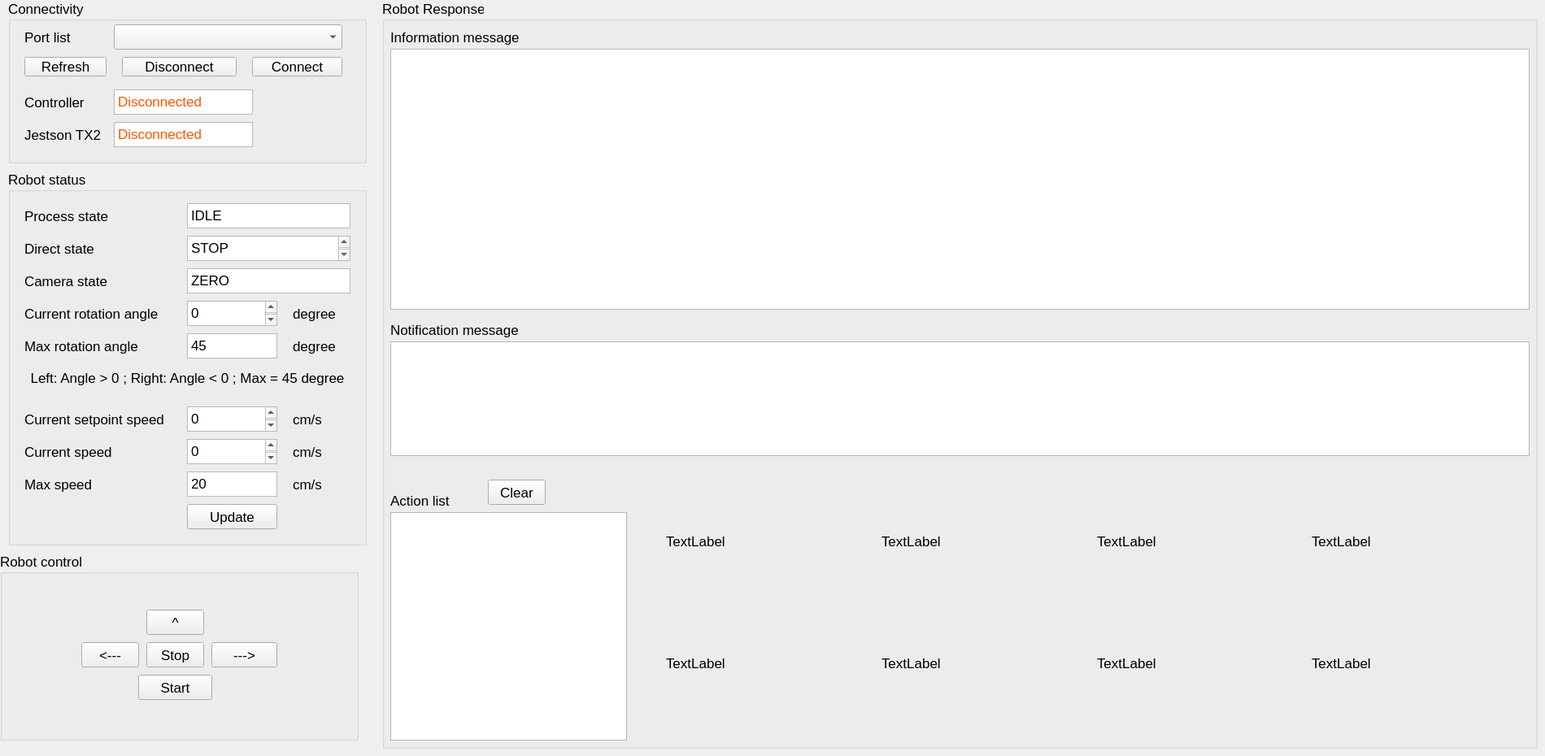
    <widget class="QWidget" name="tab_user">
     <property name="enabled">
      <bool>true</bool>
     </property>
     <attribute name="title">
      <string>User Tab</string>
     </attribute>
     <widget class="QGroupBox" name="group_connectivity">
      <property name="geometry">
       <rect>
        <x>10</x>
        <y>0</y>
        <width>441</width>
        <height>201</height>
       </rect>
      </property>
      <property name="font">
       <font>
        <pointsize>13</pointsize>
       </font>
      </property>
      <property name="title">
       <string>Connectivity</string>
      </property>
      <widget class="QComboBox" name="combobox_port_list">
       <property name="geometry">
        <rect>
         <x>130</x>
         <y>30</y>
         <width>281</width>
         <height>31</height>
        </rect>
       </property>
      </widget>
      <widget class="QPushButton" name="btn_port_refresh">
       <property name="geometry">
        <rect>
         <x>20</x>
         <y>70</y>
         <width>101</width>
         <height>24</height>
        </rect>
       </property>
       <property name="text">
        <string>Refresh</string>
       </property>
      </widget>
      <widget class="QTextBrowser" name="outmsg_controller_connection_status">
       <property name="geometry">
        <rect>
         <x>130</x>
         <y>110</y>
         <width>171</width>
         <height>31</height>
        </rect>
       </property>
       <property name="html">
        <string>&lt;!DOCTYPE HTML PUBLIC &quot;-//W3C//DTD HTML 4.0//EN&quot; &quot;http://www.w3.org/TR/REC-html40/strict.dtd&quot;&gt;
&lt;html&gt;&lt;head&gt;&lt;meta name=&quot;qrichtext&quot; content=&quot;1&quot; /&gt;&lt;meta charset=&quot;utf-8&quot; /&gt;&lt;style type=&quot;text/css&quot;&gt;
p, li { white-space: pre-wrap; }
hr { height: 1px; border-width: 0; }
li.unchecked::marker { content: &quot;\2610&quot;; }
li.checked::marker { content: &quot;\2612&quot;; }
&lt;/style&gt;&lt;/head&gt;&lt;body style=&quot; font-family:'Segoe UI'; font-size:13pt; font-weight:400; font-style:normal;&quot;&gt;
&lt;p style=&quot; margin-top:0px; margin-bottom:0px; margin-left:0px; margin-right:0px; -qt-block-indent:0; text-indent:0px;&quot;&gt;&lt;span style=&quot; color:#ff5500;&quot;&gt;Disconnected&lt;/span&gt;&lt;/p&gt;&lt;/body&gt;&lt;/html&gt;</string>
       </property>
      </widget>
      <widget class="QTextBrowser" name="outmsg_jetson_tx2_connection_status">
       <property name="geometry">
        <rect>
         <x>130</x>
         <y>150</y>
         <width>171</width>
         <height>31</height>
        </rect>
       </property>
       <property name="html">
        <string>&lt;!DOCTYPE HTML PUBLIC &quot;-//W3C//DTD HTML 4.0//EN&quot; &quot;http://www.w3.org/TR/REC-html40/strict.dtd&quot;&gt;
&lt;html&gt;&lt;head&gt;&lt;meta name=&quot;qrichtext&quot; content=&quot;1&quot; /&gt;&lt;meta charset=&quot;utf-8&quot; /&gt;&lt;style type=&quot;text/css&quot;&gt;
p, li { white-space: pre-wrap; }
hr { height: 1px; border-width: 0; }
li.unchecked::marker { content: &quot;\2610&quot;; }
li.checked::marker { content: &quot;\2612&quot;; }
&lt;/style&gt;&lt;/head&gt;&lt;body style=&quot; font-family:'Segoe UI'; font-size:13pt; font-weight:400; font-style:normal;&quot;&gt;
&lt;p style=&quot; margin-top:0px; margin-bottom:0px; margin-left:0px; margin-right:0px; -qt-block-indent:0; text-indent:0px;&quot;&gt;&lt;span style=&quot; color:#ff5500;&quot;&gt;Disconnected&lt;/span&gt;&lt;/p&gt;&lt;/body&gt;&lt;/html&gt;</string>
       </property>
      </widget>
      <widget class="QLabel" name="label_controller">
       <property name="geometry">
        <rect>
         <x>20</x>
         <y>110</y>
         <width>101</width>
         <height>31</height>
        </rect>
       </property>
       <property name="font">
        <font>
         <pointsize>13</pointsize>
        </font>
       </property>
       <property name="text">
        <string>Controller</string>
       </property>
      </widget>
      <widget class="QLabel" name="label_jetson_tx2">
       <property name="geometry">
        <rect>
         <x>20</x>
         <y>150</y>
         <width>101</width>
         <height>31</height>
        </rect>
       </property>
       <property name="font">
        <font>
         <pointsize>13</pointsize>
        </font>
       </property>
       <property name="text">
        <string>Jestson TX2</string>
       </property>
      </widget>
      <widget class="QPushButton" name="btn_port_connect">
       <property name="geometry">
        <rect>
         <x>300</x>
         <y>70</y>
         <width>111</width>
         <height>24</height>
        </rect>
       </property>
       <property name="text">
        <string>Connect</string>
       </property>
      </widget>
      <widget class="QLabel" name="label_port_list">
       <property name="geometry">
        <rect>
         <x>20</x>
         <y>30</y>
         <width>101</width>
         <height>31</height>
        </rect>
       </property>
       <property name="font">
        <font>
         <pointsize>13</pointsize>
        </font>
       </property>
       <property name="text">
        <string>Port list</string>
       </property>
      </widget>
      <widget class="QPushButton" name="btn_port_disconnect">
       <property name="geometry">
        <rect>
         <x>140</x>
         <y>70</y>
         <width>141</width>
         <height>24</height>
        </rect>
       </property>
       <property name="text">
        <string>Disconnect</string>
       </property>
      </widget>
     </widget>
     <widget class="QGroupBox" name="group_robot_status">
      <property name="geometry">
       <rect>
        <x>10</x>
        <y>210</y>
        <width>441</width>
        <height>461</height>
       </rect>
      </property>
      <property name="font">
       <font>
        <pointsize>13</pointsize>
       </font>
      </property>
      <property name="title">
       <string>Robot status</string>
      </property>
      <widget class="QTextEdit" name="inmsg_robot_max_speed">
       <property name="geometry">
        <rect>
         <x>220</x>
         <y>370</y>
         <width>111</width>
         <height>31</height>
        </rect>
       </property>
       <property name="html">
        <string>&lt;!DOCTYPE HTML PUBLIC &quot;-//W3C//DTD HTML 4.0//EN&quot; &quot;http://www.w3.org/TR/REC-html40/strict.dtd&quot;&gt;
&lt;html&gt;&lt;head&gt;&lt;meta name=&quot;qrichtext&quot; content=&quot;1&quot; /&gt;&lt;meta charset=&quot;utf-8&quot; /&gt;&lt;style type=&quot;text/css&quot;&gt;
p, li { white-space: pre-wrap; }
hr { height: 1px; border-width: 0; }
li.unchecked::marker { content: &quot;\2610&quot;; }
li.checked::marker { content: &quot;\2612&quot;; }
&lt;/style&gt;&lt;/head&gt;&lt;body style=&quot; font-family:'Segoe UI'; font-size:13pt; font-weight:400; font-style:normal;&quot;&gt;
&lt;p style=&quot; margin-top:0px; margin-bottom:0px; margin-left:0px; margin-right:0px; -qt-block-indent:0; text-indent:0px;&quot;&gt;20&lt;/p&gt;&lt;/body&gt;&lt;/html&gt;</string>
       </property>
      </widget>
      <widget class="QTextBrowser" name="outmsg_robot_current_speed">
       <property name="geometry">
        <rect>
         <x>220</x>
         <y>330</y>
         <width>111</width>
         <height>31</height>
        </rect>
       </property>
       <property name="html">
        <string>&lt;!DOCTYPE HTML PUBLIC &quot;-//W3C//DTD HTML 4.0//EN&quot; &quot;http://www.w3.org/TR/REC-html40/strict.dtd&quot;&gt;
&lt;html&gt;&lt;head&gt;&lt;meta name=&quot;qrichtext&quot; content=&quot;1&quot; /&gt;&lt;meta charset=&quot;utf-8&quot; /&gt;&lt;style type=&quot;text/css&quot;&gt;
p, li { white-space: pre-wrap; }
hr { height: 1px; border-width: 0; }
li.unchecked::marker { content: &quot;\2610&quot;; }
li.checked::marker { content: &quot;\2612&quot;; }
&lt;/style&gt;&lt;/head&gt;&lt;body style=&quot; font-family:'Segoe UI'; font-size:13pt; font-weight:400; font-style:normal;&quot;&gt;
&lt;p style=&quot; margin-top:0px; margin-bottom:0px; margin-left:0px; margin-right:0px; -qt-block-indent:0; text-indent:0px;&quot;&gt;0&lt;/p&gt;
&lt;p style=&quot;-qt-paragraph-type:empty; margin-top:0px; margin-bottom:0px; margin-left:0px; margin-right:0px; -qt-block-indent:0; text-indent:0px;&quot;&gt;&lt;br /&gt;&lt;/p&gt;&lt;/body&gt;&lt;/html&gt;</string>
       </property>
      </widget>
      <widget class="QLabel" name="label_current_speed">
       <property name="geometry">
        <rect>
         <x>20</x>
         <y>330</y>
         <width>121</width>
         <height>31</height>
        </rect>
       </property>
       <property name="font">
        <font>
         <pointsize>13</pointsize>
        </font>
       </property>
       <property name="text">
        <string>Current speed</string>
       </property>
      </widget>
      <widget class="QLabel" name="label_max_speed">
       <property name="geometry">
        <rect>
         <x>20</x>
         <y>370</y>
         <width>121</width>
         <height>31</height>
        </rect>
       </property>
       <property name="font">
        <font>
         <pointsize>13</pointsize>
        </font>
       </property>
       <property name="text">
        <string>Max speed</string>
       </property>
      </widget>
      <widget class="QLabel" name="label_unit">
       <property name="geometry">
        <rect>
         <x>350</x>
         <y>290</y>
         <width>61</width>
         <height>31</height>
        </rect>
       </property>
       <property name="font">
        <font>
         <pointsize>13</pointsize>
        </font>
       </property>
       <property name="text">
        <string>cm/s</string>
       </property>
      </widget>
      <widget class="QPushButton" name="btn_robot_status_update">
       <property name="geometry">
        <rect>
         <x>220</x>
         <y>410</y>
         <width>111</width>
         <height>31</height>
        </rect>
       </property>
       <property name="text">
        <string>Update</string>
       </property>
      </widget>
      <widget class="QTextBrowser" name="outmsg_robot_process_state">
       <property name="geometry">
        <rect>
         <x>220</x>
         <y>40</y>
         <width>201</width>
         <height>31</height>
        </rect>
       </property>
       <property name="html">
        <string>&lt;!DOCTYPE HTML PUBLIC &quot;-//W3C//DTD HTML 4.0//EN&quot; &quot;http://www.w3.org/TR/REC-html40/strict.dtd&quot;&gt;
&lt;html&gt;&lt;head&gt;&lt;meta name=&quot;qrichtext&quot; content=&quot;1&quot; /&gt;&lt;meta charset=&quot;utf-8&quot; /&gt;&lt;style type=&quot;text/css&quot;&gt;
p, li { white-space: pre-wrap; }
hr { height: 1px; border-width: 0; }
li.unchecked::marker { content: &quot;\2610&quot;; }
li.checked::marker { content: &quot;\2612&quot;; }
&lt;/style&gt;&lt;/head&gt;&lt;body style=&quot; font-family:'Segoe UI'; font-size:13pt; font-weight:400; font-style:normal;&quot;&gt;
&lt;p style=&quot; margin-top:0px; margin-bottom:0px; margin-left:0px; margin-right:0px; -qt-block-indent:0; text-indent:0px;&quot;&gt;IDLE&lt;/p&gt;&lt;/body&gt;&lt;/html&gt;</string>
       </property>
      </widget>
      <widget class="QLabel" name="label_robot_process_state">
       <property name="geometry">
        <rect>
         <x>20</x>
         <y>40</y>
         <width>121</width>
         <height>31</height>
        </rect>
       </property>
       <property name="font">
        <font>
         <pointsize>13</pointsize>
        </font>
       </property>
       <property name="text">
        <string>Process state</string>
       </property>
      </widget>
      <widget class="QTextBrowser" name="outmsg_robot_current_setpoint_speed">
       <property name="geometry">
        <rect>
         <x>220</x>
         <y>290</y>
         <width>111</width>
         <height>31</height>
        </rect>
       </property>
       <property name="html">
        <string>&lt;!DOCTYPE HTML PUBLIC &quot;-//W3C//DTD HTML 4.0//EN&quot; &quot;http://www.w3.org/TR/REC-html40/strict.dtd&quot;&gt;
&lt;html&gt;&lt;head&gt;&lt;meta name=&quot;qrichtext&quot; content=&quot;1&quot; /&gt;&lt;meta charset=&quot;utf-8&quot; /&gt;&lt;style type=&quot;text/css&quot;&gt;
p, li { white-space: pre-wrap; }
hr { height: 1px; border-width: 0; }
li.unchecked::marker { content: &quot;\2610&quot;; }
li.checked::marker { content: &quot;\2612&quot;; }
&lt;/style&gt;&lt;/head&gt;&lt;body style=&quot; font-family:'Segoe UI'; font-size:13pt; font-weight:400; font-style:normal;&quot;&gt;
&lt;p style=&quot; margin-top:0px; margin-bottom:0px; margin-left:0px; margin-right:0px; -qt-block-indent:0; text-indent:0px;&quot;&gt;0&lt;/p&gt;
&lt;p style=&quot;-qt-paragraph-type:empty; margin-top:0px; margin-bottom:0px; margin-left:0px; margin-right:0px; -qt-block-indent:0; text-indent:0px;&quot;&gt;&lt;br /&gt;&lt;/p&gt;&lt;/body&gt;&lt;/html&gt;</string>
       </property>
      </widget>
      <widget class="QLabel" name="label_current_setpoint_speed">
       <property name="geometry">
        <rect>
         <x>20</x>
         <y>290</y>
         <width>191</width>
         <height>31</height>
        </rect>
       </property>
       <property name="font">
        <font>
         <pointsize>13</pointsize>
        </font>
       </property>
       <property name="text">
        <string>Current setpoint speed</string>
       </property>
      </widget>
      <widget class="QLabel" name="label_unit_2">
       <property name="geometry">
        <rect>
         <x>350</x>
         <y>330</y>
         <width>61</width>
         <height>31</height>
        </rect>
       </property>
       <property name="font">
        <font>
         <pointsize>13</pointsize>
        </font>
       </property>
       <property name="text">
        <string>cm/s</string>
       </property>
      </widget>
      <widget class="QTextBrowser" name="outmsg_robot_curren_rotation_angle">
       <property name="geometry">
        <rect>
         <x>220</x>
         <y>160</y>
         <width>111</width>
         <height>31</height>
        </rect>
       </property>
       <property name="html">
        <string>&lt;!DOCTYPE HTML PUBLIC &quot;-//W3C//DTD HTML 4.0//EN&quot; &quot;http://www.w3.org/TR/REC-html40/strict.dtd&quot;&gt;
&lt;html&gt;&lt;head&gt;&lt;meta name=&quot;qrichtext&quot; content=&quot;1&quot; /&gt;&lt;meta charset=&quot;utf-8&quot; /&gt;&lt;style type=&quot;text/css&quot;&gt;
p, li { white-space: pre-wrap; }
hr { height: 1px; border-width: 0; }
li.unchecked::marker { content: &quot;\2610&quot;; }
li.checked::marker { content: &quot;\2612&quot;; }
&lt;/style&gt;&lt;/head&gt;&lt;body style=&quot; font-family:'Segoe UI'; font-size:13pt; font-weight:400; font-style:normal;&quot;&gt;
&lt;p style=&quot; margin-top:0px; margin-bottom:0px; margin-left:0px; margin-right:0px; -qt-block-indent:0; text-indent:0px;&quot;&gt;0&lt;/p&gt;
&lt;p style=&quot;-qt-paragraph-type:empty; margin-top:0px; margin-bottom:0px; margin-left:0px; margin-right:0px; -qt-block-indent:0; text-indent:0px;&quot;&gt;&lt;br /&gt;&lt;/p&gt;&lt;/body&gt;&lt;/html&gt;</string>
       </property>
      </widget>
      <widget class="QLabel" name="label_robot_curren_rotation_angle">
       <property name="geometry">
        <rect>
         <x>20</x>
         <y>160</y>
         <width>181</width>
         <height>31</height>
        </rect>
       </property>
       <property name="font">
        <font>
         <pointsize>13</pointsize>
        </font>
       </property>
       <property name="text">
        <string>Current rotation angle</string>
       </property>
      </widget>
      <widget class="QLabel" name="label_unit_3">
       <property name="geometry">
        <rect>
         <x>350</x>
         <y>370</y>
         <width>61</width>
         <height>31</height>
        </rect>
       </property>
       <property name="font">
        <font>
         <pointsize>13</pointsize>
        </font>
       </property>
       <property name="text">
        <string>cm/s</string>
       </property>
      </widget>
      <widget class="QLabel" name="label_unit_4">
       <property name="geometry">
        <rect>
         <x>350</x>
         <y>160</y>
         <width>61</width>
         <height>31</height>
        </rect>
       </property>
       <property name="font">
        <font>
         <pointsize>13</pointsize>
        </font>
       </property>
       <property name="text">
        <string>degree</string>
       </property>
      </widget>
      <widget class="QLabel" name="label_robot_max_rotation_angle">
       <property name="geometry">
        <rect>
         <x>20</x>
         <y>200</y>
         <width>181</width>
         <height>31</height>
        </rect>
       </property>
       <property name="font">
        <font>
         <pointsize>13</pointsize>
        </font>
       </property>
       <property name="text">
        <string>Max rotation angle</string>
       </property>
      </widget>
      <widget class="QLabel" name="label_unit_5">
       <property name="geometry">
        <rect>
         <x>350</x>
         <y>200</y>
         <width>61</width>
         <height>31</height>
        </rect>
       </property>
       <property name="font">
        <font>
         <pointsize>13</pointsize>
        </font>
       </property>
       <property name="text">
        <string>degree</string>
       </property>
      </widget>
      <widget class="QTextEdit" name="inmsg_max_rotation_angle">
       <property name="geometry">
        <rect>
         <x>220</x>
         <y>200</y>
         <width>111</width>
         <height>31</height>
        </rect>
       </property>
       <property name="html">
        <string>&lt;!DOCTYPE HTML PUBLIC &quot;-//W3C//DTD HTML 4.0//EN&quot; &quot;http://www.w3.org/TR/REC-html40/strict.dtd&quot;&gt;
&lt;html&gt;&lt;head&gt;&lt;meta name=&quot;qrichtext&quot; content=&quot;1&quot; /&gt;&lt;meta charset=&quot;utf-8&quot; /&gt;&lt;style type=&quot;text/css&quot;&gt;
p, li { white-space: pre-wrap; }
hr { height: 1px; border-width: 0; }
li.unchecked::marker { content: &quot;\2610&quot;; }
li.checked::marker { content: &quot;\2612&quot;; }
&lt;/style&gt;&lt;/head&gt;&lt;body style=&quot; font-family:'Segoe UI'; font-size:13pt; font-weight:400; font-style:normal;&quot;&gt;
&lt;p style=&quot; margin-top:0px; margin-bottom:0px; margin-left:0px; margin-right:0px; -qt-block-indent:0; text-indent:0px;&quot;&gt;45&lt;/p&gt;&lt;/body&gt;&lt;/html&gt;</string>
       </property>
      </widget>
      <widget class="QLabel" name="label_robot_max_rotation_angle_2">
       <property name="geometry">
        <rect>
         <x>10</x>
         <y>240</y>
         <width>421</width>
         <height>31</height>
        </rect>
       </property>
       <property name="font">
        <font>
         <pointsize>13</pointsize>
        </font>
       </property>
       <property name="text">
        <string>Left: Angle  &gt; 0 ; Right: Angle &lt; 0 ; Max = 45 degree</string>
       </property>
       <property name="alignment">
        <set>Qt::AlignCenter</set>
       </property>
      </widget>
      <widget class="QTextBrowser" name="outmsg_robot_direct_state">
       <property name="geometry">
        <rect>
         <x>220</x>
         <y>80</y>
         <width>201</width>
         <height>31</height>
        </rect>
       </property>
       <property name="html">
        <string>&lt;!DOCTYPE HTML PUBLIC &quot;-//W3C//DTD HTML 4.0//EN&quot; &quot;http://www.w3.org/TR/REC-html40/strict.dtd&quot;&gt;
&lt;html&gt;&lt;head&gt;&lt;meta name=&quot;qrichtext&quot; content=&quot;1&quot; /&gt;&lt;meta charset=&quot;utf-8&quot; /&gt;&lt;style type=&quot;text/css&quot;&gt;
p, li { white-space: pre-wrap; }
hr { height: 1px; border-width: 0; }
li.unchecked::marker { content: &quot;\2610&quot;; }
li.checked::marker { content: &quot;\2612&quot;; }
&lt;/style&gt;&lt;/head&gt;&lt;body style=&quot; font-family:'Segoe UI'; font-size:13pt; font-weight:400; font-style:normal;&quot;&gt;
&lt;p style=&quot; margin-top:0px; margin-bottom:0px; margin-left:0px; margin-right:0px; -qt-block-indent:0; text-indent:0px;&quot;&gt;STOP&lt;/p&gt;
&lt;p style=&quot;-qt-paragraph-type:empty; margin-top:0px; margin-bottom:0px; margin-left:0px; margin-right:0px; -qt-block-indent:0; text-indent:0px;&quot;&gt;&lt;br /&gt;&lt;/p&gt;&lt;/body&gt;&lt;/html&gt;</string>
       </property>
      </widget>
      <widget class="QLabel" name="label_robot_direct_state">
       <property name="geometry">
        <rect>
         <x>20</x>
         <y>80</y>
         <width>121</width>
         <height>31</height>
        </rect>
       </property>
       <property name="font">
        <font>
         <pointsize>13</pointsize>
        </font>
       </property>
       <property name="text">
        <string>Direct state</string>
       </property>
      </widget>
      <widget class="QLabel" name="label_robot_camera_state">
       <property name="geometry">
        <rect>
         <x>20</x>
         <y>120</y>
         <width>121</width>
         <height>31</height>
        </rect>
       </property>
       <property name="font">
        <font>
         <pointsize>13</pointsize>
        </font>
       </property>
       <property name="text">
        <string>Camera state</string>
       </property>
      </widget>
      <widget class="QTextBrowser" name="outmsg_robot_camera_state">
       <property name="geometry">
        <rect>
         <x>220</x>
         <y>120</y>
         <width>201</width>
         <height>31</height>
        </rect>
       </property>
       <property name="html">
        <string>&lt;!DOCTYPE HTML PUBLIC &quot;-//W3C//DTD HTML 4.0//EN&quot; &quot;http://www.w3.org/TR/REC-html40/strict.dtd&quot;&gt;
&lt;html&gt;&lt;head&gt;&lt;meta name=&quot;qrichtext&quot; content=&quot;1&quot; /&gt;&lt;meta charset=&quot;utf-8&quot; /&gt;&lt;style type=&quot;text/css&quot;&gt;
p, li { white-space: pre-wrap; }
hr { height: 1px; border-width: 0; }
li.unchecked::marker { content: &quot;\2610&quot;; }
li.checked::marker { content: &quot;\2612&quot;; }
&lt;/style&gt;&lt;/head&gt;&lt;body style=&quot; font-family:'Segoe UI'; font-size:13pt; font-weight:400; font-style:normal;&quot;&gt;
&lt;p style=&quot; margin-top:0px; margin-bottom:0px; margin-left:0px; margin-right:0px; -qt-block-indent:0; text-indent:0px;&quot;&gt;ZERO&lt;/p&gt;&lt;/body&gt;&lt;/html&gt;</string>
       </property>
      </widget>
     </widget>
     <widget class="QGroupBox" name="group_msg">
      <property name="geometry">
       <rect>
        <x>470</x>
        <y>0</y>
        <width>1421</width>
        <height>921</height>
       </rect>
      </property>
      <property name="font">
       <font>
        <pointsize>13</pointsize>
       </font>
      </property>
      <property name="title">
       <string>Robot Response</string>
      </property>
      <widget class="QTextBrowser" name="outmsg_robot_msg">
       <property name="geometry">
        <rect>
         <x>10</x>
         <y>60</y>
         <width>1401</width>
         <height>321</height>
        </rect>
       </property>
       <property name="font">
        <font>
         <pointsize>11</pointsize>
        </font>
       </property>
      </widget>
      <widget class="QLabel" name="label_msg_notif">
       <property name="geometry">
        <rect>
         <x>10</x>
         <y>390</y>
         <width>191</width>
         <height>31</height>
        </rect>
       </property>
       <property name="font">
        <font>
         <pointsize>13</pointsize>
        </font>
       </property>
       <property name="text">
        <string>Notification message</string>
       </property>
      </widget>
      <widget class="QLabel" name="label_action_list">
       <property name="geometry">
        <rect>
         <x>10</x>
         <y>600</y>
         <width>101</width>
         <height>31</height>
        </rect>
       </property>
       <property name="font">
        <font>
         <pointsize>13</pointsize>
        </font>
       </property>
       <property name="text">
        <string>Action list</string>
       </property>
      </widget>
      <widget class="QPushButton" name="btn_clear_robot_msg">
       <property name="geometry">
        <rect>
         <x>130</x>
         <y>590</y>
         <width>71</width>
         <height>31</height>
        </rect>
       </property>
       <property name="text">
        <string>Clear</string>
       </property>
      </widget>
      <widget class="QWidget" name="gridLayoutWidget">
       <property name="geometry">
        <rect>
         <x>340</x>
         <y>585</y>
         <width>1071</width>
         <height>311</height>
        </rect>
       </property>
       <layout class="QGridLayout" name="gridLayout_signs">
        <item row="0" column="0">
         <widget class="QWidget" name="widget_signs" native="true">
          <layout class="QGridLayout" name="gridLayout_2">
           <item row="2" column="1">
            <widget class="QLabel" name="label_signs_06">
             <property name="text">
              <string>TextLabel</string>
             </property>
            </widget>
           </item>
           <item row="1" column="1">
            <widget class="QLabel" name="label_signs_02">
             <property name="text">
              <string>TextLabel</string>
             </property>
            </widget>
           </item>
           <item row="1" column="0">
            <widget class="QLabel" name="label_signs_01">
             <property name="text">
              <string>TextLabel</string>
             </property>
            </widget>
           </item>
           <item row="1" column="2">
            <widget class="QLabel" name="label_signs_03">
             <property name="text">
              <string>TextLabel</string>
             </property>
            </widget>
           </item>
           <item row="2" column="0">
            <widget class="QLabel" name="label_signs_05">
             <property name="text">
              <string>TextLabel</string>
             </property>
            </widget>
           </item>
           <item row="2" column="2">
            <widget class="QLabel" name="label_signs_07">
             <property name="text">
              <string>TextLabel</string>
             </property>
            </widget>
           </item>
           <item row="1" column="3">
            <widget class="QLabel" name="label_signs_04">
             <property name="text">
              <string>TextLabel</string>
             </property>
            </widget>
           </item>
           <item row="2" column="3">
            <widget class="QLabel" name="label_signs_08">
             <property name="text">
              <string>TextLabel</string>
             </property>
            </widget>
           </item>
          </layout>
         </widget>
        </item>
       </layout>
      </widget>
      <widget class="QTextBrowser" name="outmsg_action_list">
       <property name="geometry">
        <rect>
         <x>10</x>
         <y>630</y>
         <width>291</width>
         <height>281</height>
        </rect>
       </property>
       <property name="font">
        <font>
         <pointsize>11</pointsize>
        </font>
       </property>
      </widget>
      <widget class="QTextBrowser" name="outmsg_robot_msg_notif">
       <property name="geometry">
        <rect>
         <x>10</x>
         <y>420</y>
         <width>1401</width>
         <height>141</height>
        </rect>
       </property>
       <property name="font">
        <font>
         <pointsize>11</pointsize>
        </font>
       </property>
      </widget>
      <widget class="QLabel" name="label_msg">
       <property name="geometry">
        <rect>
         <x>10</x>
         <y>30</y>
         <width>191</width>
         <height>31</height>
        </rect>
       </property>
       <property name="font">
        <font>
         <pointsize>13</pointsize>
        </font>
       </property>
       <property name="text">
        <string>Information message</string>
       </property>
      </widget>
     </widget>
     <widget class="QGroupBox" name="group_robot_control">
      <property name="enabled">
       <bool>true</bool>
      </property>
      <property name="geometry">
       <rect>
        <x>0</x>
        <y>680</y>
        <width>441</width>
        <height>231</height>
       </rect>
      </property>
      <property name="font">
       <font>
        <pointsize>13</pointsize>
       </font>
      </property>
      <property name="title">
       <string>Robot control</string>
      </property>
      <widget class="QPushButton" name="buttuon_turn_left">
       <property name="geometry">
        <rect>
         <x>100</x>
         <y>110</y>
         <width>71</width>
         <height>31</height>
        </rect>
       </property>
       <property name="text">
        <string>&lt;---</string>
       </property>
      </widget>
      <widget class="QPushButton" name="buttuon_forward">
       <property name="geometry">
        <rect>
         <x>180</x>
         <y>70</y>
         <width>71</width>
         <height>31</height>
        </rect>
       </property>
       <property name="text">
        <string>^</string>
       </property>
      </widget>
      <widget class="QPushButton" name="button_turn_right">
       <property name="geometry">
        <rect>
         <x>260</x>
         <y>110</y>
         <width>81</width>
         <height>31</height>
        </rect>
       </property>
       <property name="text">
        <string>---&gt;</string>
       </property>
      </widget>
      <widget class="QPushButton" name="button_start">
       <property name="geometry">
        <rect>
         <x>170</x>
         <y>150</y>
         <width>91</width>
         <height>31</height>
        </rect>
       </property>
       <property name="text">
        <string>Start</string>
       </property>
      </widget>
      <widget class="QPushButton" name="button_stop">
       <property name="geometry">
        <rect>
         <x>180</x>
         <y>110</y>
         <width>71</width>
         <height>31</height>
        </rect>
       </property>
       <property name="text">
        <string>Stop</string>
       </property>
      </widget>
     </widget>
    </widget>
